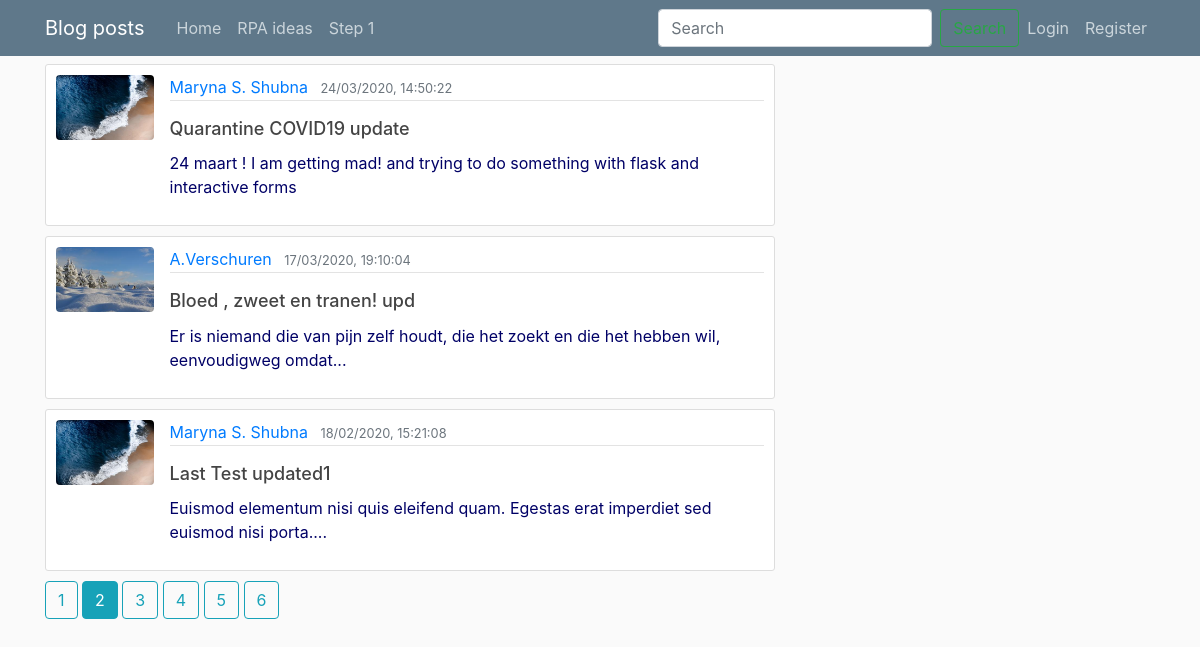
The page /home?page=2 on the database its author committed.
### FlaskBlog/Model_s.py (models this page shows, shortened)
class Post ( db.Model ) :
    id = db.Column ( db.Integer, primary_key=True )
    title = db.Column ( db.String ( 100 ), nullable=False )
    date_posted = db.Column ( db.DateTime, nullable=False, default=datetime.utcnow )
    content = db.Column ( db.Text, nullable=False )
    user_id = db.Column ( db.Integer, db.ForeignKey ( 'user.id' ), nullable=False )
    tags = db.relationship ( 'Tag', secondary=posts_tag, backref=db.backref ( 'posts', lazy='dynamic' ) )

class User ( db.Model, UserMixin ) :
    id = db.Column ( db.Integer, primary_key=True )
    username = db.Column ( db.String ( 20 ), unique=True, nullable=False )
    email = db.Column ( db.String ( 120 ), unique=True, nullable=False )
    image_file = db.Column ( db.String ( 20 ), nullable=False, default='default.jpg' )
    password = db.Column ( db.String ( 60 ), nullable=False )
    posts = db.relationship ( 'Post', backref='author', lazy=True )
    rpa = db.relationship ( 'Rpa', backref='author', lazy=True )

### FlaskBlog/main/Routes.py (the view)
@main.route('/')
@main.route('/home')
def home():
    q = request.args.get('q')
    page = request.args.get ( 'page', 1, type=int )
    if q:
        posts = Post.query.filter(Post.title.contains(q) | Post.content.contains(q)).order_by(Post.date_posted.desc())
    else:
        posts = Post.query.order_by(Post.date_posted.desc())
    posts1 = posts.paginate ( page=page, per_page=3 )
    return render_template('Home_page.html', title = "Blog posts",posts=posts1, q=q)

### FlaskBlog/templates/Home_page.html (shortened to what this page needs)
{% extends "Layout1.html" %}
{% block content%}
    {% for post in posts.items %}
        <article class="media content-section">
          <img class = "rounded article-img " src="{{ url_for('static', filename = 'profile_pics/'+post.author.image_file)}}">
          <div class="media-body">
            <div class="article-metadata">
              <a class="mr-2" href="{{url_for('users.user_posts', username=post.author.username)}}">{{ post.author.username }}</a>
              <small class="text-muted">{{ post.date_posted.strftime('%d/%m/%Y, %H:%M:%S') }}</small>
            </div>
            <h2><a class="article-title" href="{{url_for('posts.post',post_id = post.id)}}">{{ post.title }}</a></h2>
            <p class="article-content">{{ post.content  | truncate(100)| safe}}</p>
          </div>
        </article>
    {% endfor %}
    {% for page_num in posts.iter_pages( )%}
    {% if page_num %}
       {% if posts.page == page_num %}
            <a class = "btn btn-info mb-4" href="{{url_for('main.home',q=q,page = page_num)}}"> {{page_num}} </a>
        {% else %}
            <a class = "btn btn-outline-info mb-4" href="{{url_for('main.home',q=q,page = page_num)}}"> {{page_num}} </a>
        {% endif %}
    {% endif %}
    {% endfor %}
{% endblock content%}

### FlaskBlog/static/main.css (style rules this page uses)
body { background: #fafafa; color: #000066; margin-top: 4rem; }
h1, h2, h3, h4, h5, h6 { color: #356391; }
.content-section { background: #ffffff; padding: 10px 10px; border: 1px solid #dddddd; border-radius: 3px; margin-bottom: 10px; }
.article-title { color: #444444; font-size: large; }
.article-content { white-space: pre-line; font-size: medium; }
.article-img { height: 65px; margin-right: 16px; }
.article-metadata { padding-bottom: 1px; margin-bottom: 4px; border-bottom: 1px solid #e3e3e3 }

### rows shown on the page
Post: image_file (picture), author.username "Maryna S. Shubna", date_posted "24/03/2020, 14:50:22", title "Quarantine COVID19 update", content "24 maart ! I am getting mad! and trying to do something with flask and interactive forms"
Post: image_file (picture), author.username "A.Verschuren", date_posted "17/03/2020, 19:10:04", title "Bloed , zweet en tranen! upd", content "Er is niemand die van pijn zelf houdt, die het zoekt en die het hebben wil, eenvoudigweg omdat..."
Post: image_file (picture), author.username "Maryna S. Shubna", date_posted "18/02/2020, 15:21:08", title "Last Test updated1", content "Euismod elementum nisi quis eleifend quam. Egestas erat imperdiet sed euismod nisi porta...."

### other values the page prints
{{ title }} "Blog posts"
{{ page_num }} "1" "3" "4" "5" "6"
{{ page_num }} "2"
